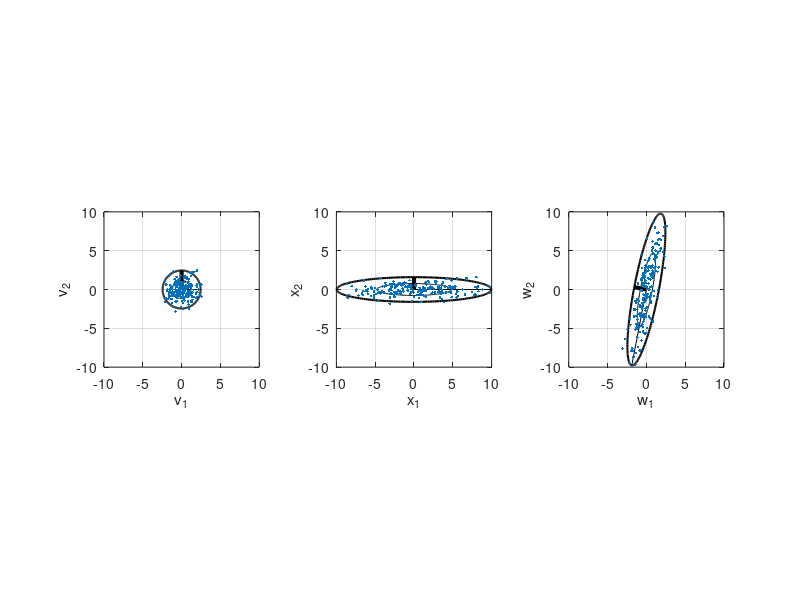

This chart was generated by the following MATLAB code:
% This function implements Figure 4.5 and Example 4.24 of the book 
% Aided Navigation: GPS and high rate sensors
% Jay A. Farrell, 2008, Mc Graw-Hill
% 
% This software is distibuted without a written or implied warranty. 
% The software is for educational purposes and is not intended for
% use in applications. Adaptation for applications is at the
% users/developers risk.

clf

CEP = 1.1774;
R95 = 2.4477;

P = [ 1  3 
      3 16]
corr_coef = P(1,2)/sqrt(P(1,1)*P(2,2))  
[U,S,V]=svd(P)      % P = U*S*V'      
eig(P)
sigma = sqrt(S)
check = U*sigma*sigma*U'

% plot principal axes
v=eye(2,2)*R95;
x=sigma*v;  
w=U*x;

subplot(131)
plot([0;v(1,1)],[0;v(2,1)],'k',[0;v(1,2)],[0;v(2,2)],'k','linewidth',3)
axis([-10,10,-10,10])
axis('square')
xlabel('v_1')
ylabel('v_2')
grid
hold on
subplot(132)
plot([0;x(1,1)],[0;x(2,1)],'k',[0;x(1,2)],[0;x(2,2)],'k','linewidth',3)
axis([-10,10,-10,10])
axis('square')
xlabel('x_1')
ylabel('x_2')
grid
hold on
subplot(133)
plot([0;w(1,1)],[0;w(2,1)],'k',[0;w(1,2)],[0;w(2,2)],'k','linewidth',3)
axis([-10,10,-10,10])
axis('square')
xlabel('w_1')
ylabel('w_2')
grid
hold on


% draw ellipse
N = 100;
theta = 0:pi/(N-1):pi;
for i=1:N,
    v(:,[i,i+N]) = [cos(theta(i)),  cos(theta(i)+pi)
                    sin(theta(i)),  sin(theta(i)+pi)];
    x(:,[i,i+N]) = sigma*v(:,[i,i+N]);
    w(:,[i,i+N]) = U*x(:,[i,i+N]);
end
subplot(131)
plot(v(1,:)*CEP,v(2,:)*CEP,'k',v(1,:)*R95,v(2,:)*R95,'k','linewidth',1.5)    
subplot(132)
plot(x(1,:)*CEP,x(2,:)*CEP,'k',x(1,:)*R95,x(2,:)*R95,'k','linewidth',1.5)    
subplot(133)
plot(w(1,:)*CEP,w(2,:)*CEP,'k',w(1,:)*R95,w(2,:)*R95,'k','linewidth',1.5)    

% scatter plot
M=200
v = randn(2,M);
x = sigma*v;
w = U*x;
count_v = 0;
count_w = 0;

count_v95 = 0;
count_w95 = 0;

Pinv = inv(P);
for i=1:M,
    norm_v = sqrt(v(:,i)'*v(:,i));
    if norm_v<=R95
        count_v95 = count_v95+1;
        if norm_v<=CEP
            count_v = count_v+1;
        end
    end
    norm_w2 = w(:,i)'*Pinv*w(:,i);
    if norm_w2<=R95*R95
        count_w95 = count_w95+1;
        if norm_w2<=CEP*CEP
            count_w = count_w+1;
        end
    end
end

[count_v,count_w,count_v95,count_w95]

subplot(131)
plot(v(1,:)',v(2,:)','.')
hold off
subplot(132)
plot(x(1,:)',x(2,:)','.')
hold off
subplot(133)
plot(w(1,:)',w(2,:)','.')
hold off
                    